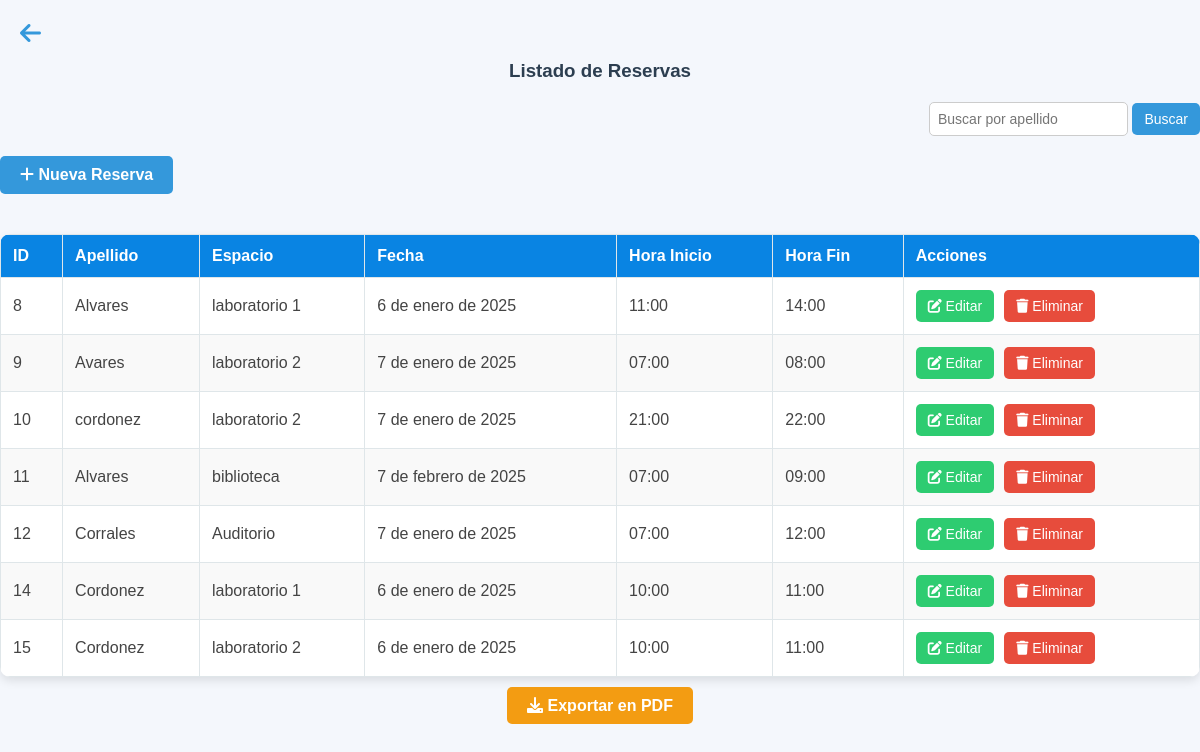
The page /listadoReservas/ on the database its author committed.
### Aplicaciones/Reservas/models.py (models this page shows)
class Reserva(models.Model):
    id=models.AutoField(primary_key=True)
    apellido=models.CharField(max_length=100)
    espacio=models.ForeignKey(EspacioEstudio, on_delete=models.CASCADE)
    fecha=models.DateField()
    horainicio=models.TimeField()
    horafin=models.TimeField()

class EspacioEstudio(models.Model):
    id = models.AutoField(primary_key=True)
    nombre = models.CharField(max_length=100)
    apellido = models.CharField(max_length=100)
    ubicacion = models.CharField(max_length=255)
    capacidad = models.CharField(max_length=100)
    descripcion = models.TextField(blank=True)
    disponible = models.CharField(max_length=100)

### Aplicaciones/Reservas/views.py (the view)
# urls.py: path('listadoReservas/',views.listadoReservas),
def listadoReservas(request):
    reservasBdd = Reserva.objects.all()
    return render(request, 'listadoReservas.html', {'reservas': reservasBdd})

### Aplicaciones/Reservas/templates/listadoReservas.html (shortened to what this page needs)
<!DOCTYPE html>
<html lang="es">
<head>
    <link href="https://cdnjs.cloudflare.com/ajax/libs/font-awesome/6.0.0-beta3/css/all.min.css" rel="stylesheet">
</head>
<body>
    <a href="/" class="back-arrow">
        <i class="fas fa-arrow-left"></i>
    </a>
    <h3>Listado de Reservas</h3>
    <div class="search-container">
        <input type="text" id="search_input" placeholder="Buscar por apellido">
        <button id="search_button">Buscar</button>
    </div>
    <a href="/nuevaReserva/" class="btn-new"><i class="fas fa-plus"></i> Nueva Reserva</a>
    <table>
        <thead>
            <tr>
                <th>ID</th>
                <th>Apellido</th>
                <th>Espacio</th>
                <th>Fecha</th>
                <th>Hora Inicio</th>
                <th>Hora Fin</th>
                <th>Acciones</th>
            </tr>
        </thead>
        <tbody id="espacios_table_body">
            {% for reserva in reservas %}
            <tr>
                <td>{{ reserva.id }}</td>
                <td>{{ reserva.apellido }}</td>
                <td>{{ reserva.espacio.descripcion }}</td>
                <td>{{ reserva.fecha }}</td>
                <td>{{ reserva.horainicio }}</td>
                <td>{{ reserva.horafin }}</td>
                <td>
                    <div class="actions">
                        <a href="/editarReserva/{{ reserva.id }}/" class="btn btn-edit"><i class="fas fa-edit"></i> Editar</a>
                        <a href="/eliminarReserva/{{ reserva.id }}/" class="btn btn-delete" onclick="return confirm('¿Estás seguro de eliminar esta reserva?');"><i class="fas fa-trash"></i> Eliminar</a>
                    </div>
                </td>
            </tr>
            {% endfor %}
        </tbody>
    </table>
    <div style="text-align: center;">
        <a href="{% url 'exportar_reservas_pdf' %}" class="btn-export"><i class="fas fa-download"></i> Exportar en PDF</a>
    </div>
</body>
</html>

### Aplicaciones/Reservas/templates/listadoReservas.html (style rules this page uses)
body { font-family: 'Arial', sans-serif; background-color: #f4f7fc; margin: 0; padding: 0; color: #444; }
.back-arrow { position: absolute; top: 20px; left: 20px; font-size: 24px; color: #3498db; text-decoration: none; }
h3 { text-align: center; color: #2c3e50; margin-top: 60px; margin-bottom: 20px; }
table { width: 100%; border-collapse: collapse; margin: 20px 0; background-color: #ffffff; border-radius: 10px; overflow: hidden; box-shadow: 0px 4px 10px rgba(0, 0, 0, 0.1); }
table thead { background-color: #0984e3; color: white; }
table th, table td { text-align: left; padding: 12px; border: 1px solid #dfe6e9; }
table th { font-weight: bold; }
table tr:nth-child(even) { background-color: #f9f9f9; }
.actions { display: flex; gap: 10px; }
.btn { text-decoration: none; padding: 8px 12px; font-size: 14px; border-radius: 5px; transition: background-color 0.3s; }
.btn-edit { background-color: #2ecc71; color: white; }
.btn-delete { background-color: #e74c3c; color: white; }
.btn-new { display: inline-block; margin-bottom: 20px; background-color: #3498db; color: white; padding: 10px 20px; border-radius: 5px; text-decoration: none; font-weight: bold; text-align: center; }
.btn-export { margin-top: 20px; background-color: #f39c12; color: white; padding: 10px 20px; border-radius: 5px; text-decoration: none; font-weight: bold; text-align: center; }
.search-container { margin-bottom: 20px; text-align: right; }
.search-container input { padding: 8px; font-size: 14px; border-radius: 5px; border: 1px solid #ccc; }
.search-container button { padding: 8px 12px; font-size: 14px; border-radius: 5px; background-color: #3498db; color: white; border: none; cursor: pointer; }

### rows shown on the page
Reserva: id "8", apellido "Alvares", espacio.descripcion "laboratorio 1", fecha "6 de enero de 2025", horainicio "11:00", horafin "14:00"
Reserva: id "9", apellido "Avares", espacio.descripcion "laboratorio 2", fecha "7 de enero de 2025", horainicio "07:00", horafin "08:00"
Reserva: id "10", apellido "cordonez", espacio.descripcion "laboratorio 2", fecha "7 de enero de 2025", horainicio "21:00", horafin "22:00"
Reserva: id "11", apellido "Alvares", espacio.descripcion "biblioteca", fecha "7 de febrero de 2025", horainicio "07:00", horafin "09:00"
Reserva: id "12", apellido "Corrales", espacio.descripcion "Auditorio", fecha "7 de enero de 2025", horainicio "07:00", horafin "12:00"
Reserva: id "14", apellido "Cordonez", espacio.descripcion "laboratorio 1", fecha "6 de enero de 2025", horainicio "10:00", horafin "11:00"
Reserva: id "15", apellido "Cordonez", espacio.descripcion "laboratorio 2", fecha "6 de enero de 2025", horainicio "10:00", horafin "11:00"
